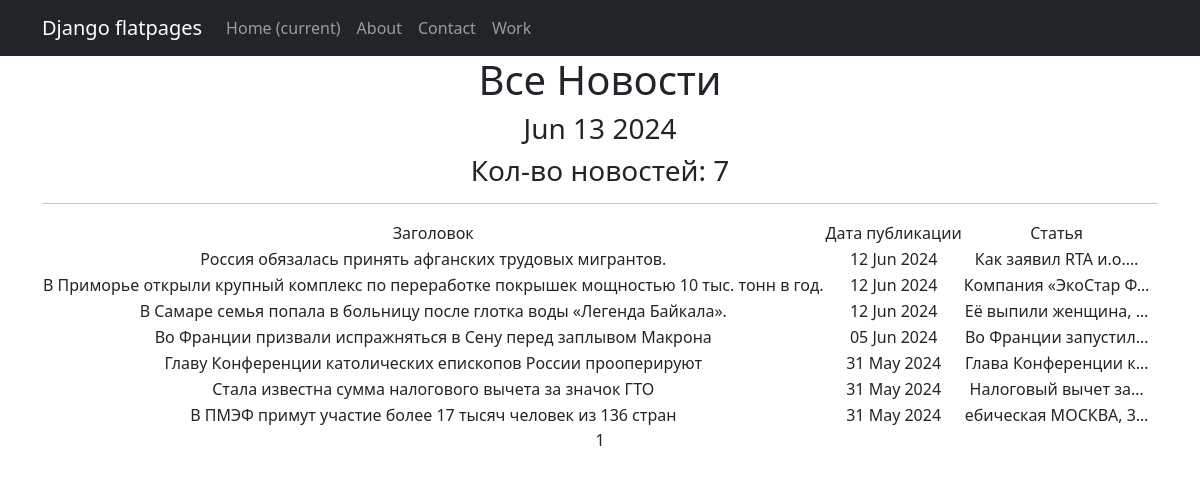
The app's page /, older data.
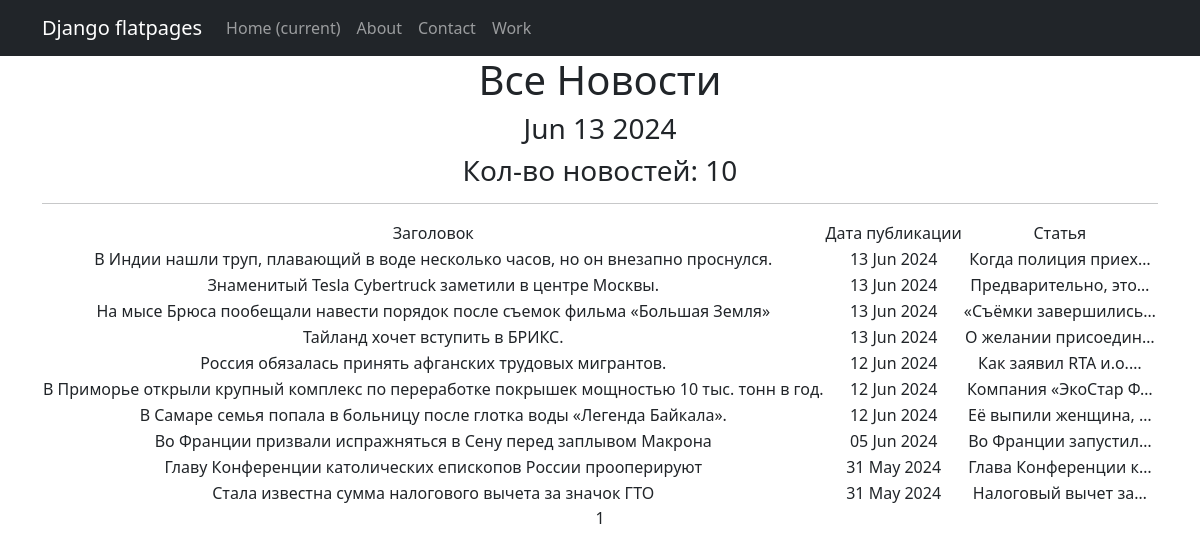
The same page, newer data.
### News/models.py (models this page shows, shortened)
class Post(models.Model):
    news = 'NE'
    article = 'AR'
    POST_TIPE = [
        (news, "Новость"),
        (article, 'Статья')
    ]
    post_time_in = models.DateTimeField(auto_now_add=True)
    post_type = models.CharField(max_length=2, choices=POST_TIPE)
    title = models.CharField(max_length=255, default='None')
    post_text = models.TextField(default="Здесь пока никто ничего не написал.")
    post_rating = models.IntegerField(default=0)
    author_id = models.ForeignKey(Author, on_delete=models.CASCADE)
    categories = models.ManyToManyField(Category, through='PostCategory')

### News/views.py (the view)
# urls.py: path('', PostsList.as_view(), name='posts_list'),
class PostsList(ListView):
    model = Post
    ordering = '-post_time_in'
    template_name = 'news.html'
    context_object_name = 'posts'
    paginate_by = 10
    def get_context_data(self, **kwargs):
        context = super().get_context_data(**kwargs)
        context['time_now'] = datetime.utcnow()
        news_list = Post.objects.all()
        context['news'] = news_list
        return context

### templates/news.html (shortened to what this page needs)
{% extends 'flatpages/default.html' %}
{% load custom_filters %}
{% load custom_tags %}
{% block content %}
   <h1>Все Новости</h1>
    <h3>{{ time_now|date:'M d Y' }}</h3>
    <h3> Кол-во новостей: {{ news|length }}</h3>
   <hr>
   {% if posts %}
       <table>
           <tr>
               <td>Заголовок</td>
               <td>Дата публикации</td>
               <td>Статья</td>
           </tr>
           {% for post in posts %}
           <tr>
               <td>{{ post.title }}</td>
               <td>{{ post.post_time_in|date:'d M Y'  }}</td>
               <td>{{ post.post_text| truncatechars:20 }}</td>
           </tr>
           {% endfor %}
       </table>
   {% else %}
       <h2>Новостей нет нет!</h2>
   {% endif %}
   {{ page_obj.number }}
{% endblock content %}

### templates/flatpages/default.html (shortened to what this page needs)
<!DOCTYPE html>
<html lang="en">
<head>
    {% load static %}
    <link href="{% static 'css/styles.css' %}" rel="stylesheet"/>
</head>
<body>
<nav class="navbar navbar-expand-lg navbar-dark bg-dark static-top">
    <div class="container">
        <a class="navbar-brand" href="#">Django flatpages</a>
        <div class="collapse navbar-collapse" id="navbarResponsive">
            <ul class="navbar-nav ml-auto">
                <li class="nav-item active">
                    <a class="nav-link" href="#">Home
                        <span class="sr-only">(current)</span>
                    </a>
                </li>
                <li class="nav-item">
                    <a class="nav-link" href="/about/">About</a>
                </li>
                <li class="nav-item">
                    <a class="nav-link" href="/contacts/">Contact</a>
                </li>
                <li class="nav-item">
                    <a class="nav-link" href="/work/">Work</a>
                </li>
            </ul>
        </div>
    </div>
</nav>
<div class="container">
    <div class="row">
        <div class="col-lg-12 text-center">
            {% block content %}{% endblock content %}
        </div>
    </div>
</div>
</body>
</html>

Row changes from the older to the newer data that the page shows:
removed Post: title "В ПМЭФ примут участие более 17 тысяч человек из 136 стран", post_time_in "31 May 2024", post_text "ебическая МОСКВА, 3…"
added Post: title "В Индии нашли труп, плавающий в воде несколько часов, но он внезапно проснулся.", post_time_in "13 Jun 2024", post_text "Когда полиция приех…"
added Post: title "Знаменитый Tesla Cybertruck заметили в центре Москвы.", post_time_in "13 Jun 2024", post_text "Предварительно, это…"
added Post: title "На мысе Брюса пообещали навести порядок после съемок фильма «Большая Земля»", post_time_in "13 Jun 2024", post_text "«Съёмки завершились…"
added Post: title "Тайланд хочет вступить в БРИКС.", post_time_in "13 Jun 2024", post_text "О желании присоедин…"
Text that changed along with them:
{{ news|length }}: "7" → "10"
